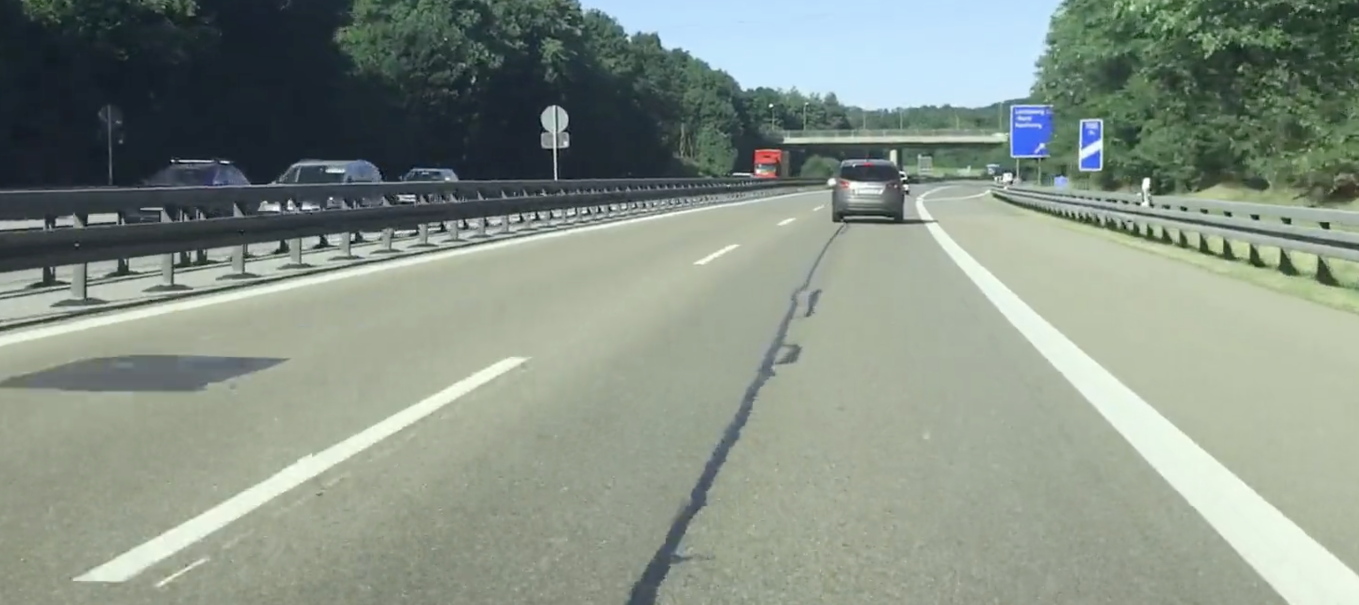
#> input picture basic-lane-line-detection-master/frame.png, 2718 x 1210 px, given in place of vi.mp4, which was not available (shown at 1/2 size)
$ python lane_line_detection.py
#> lines starting #> are read from the running program, lines starting #| are printed output that depends on the picture; after the words box and inside, x2 and y2 are one past the last pixel; in counts of white or black regions, pixels touching at a corner belong together; pictures that were not available may be replaced by others from this repository, and a replacement may not be noted
import cv2
import numpy as np

cap = cv2.VideoCapture("vi.mp4")
kernel = np.ones((5,5),np.uint8)

while cap.isOpened():
    ret, frame = cap.read()
#> frame is the input picture: shape (1210, 2718, 3); mean B, G, R 133.7, 145.2, 134.3
    resize = frame[300:800,300:1500]
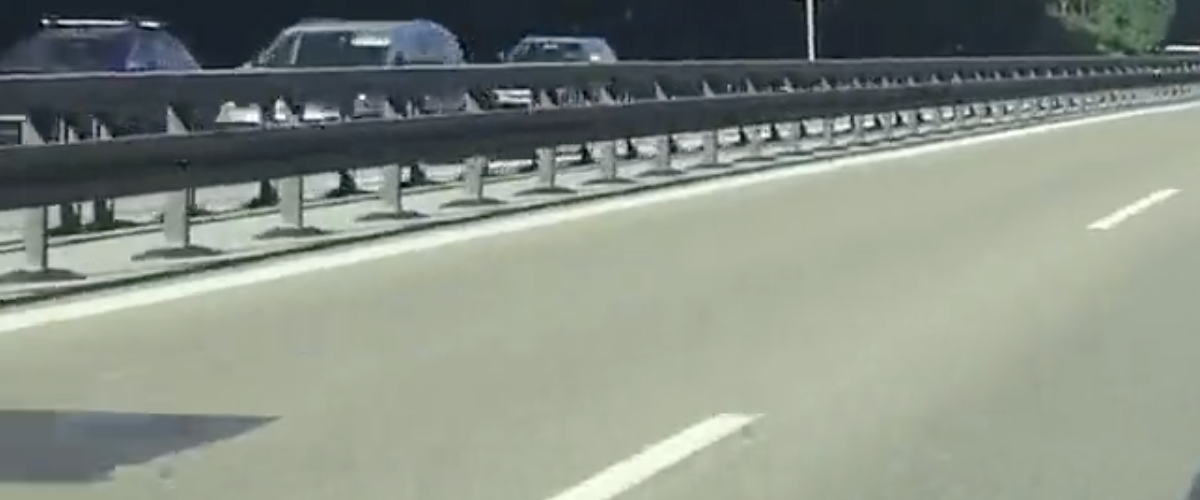
#> resize: shape (500, 1200, 3); mean B, G, R 132.2, 142.4, 134.6
    blur = cv2.GaussianBlur(resize, (5,5), 0)
    hls = cv2.cvtColor(blur, cv2.COLOR_BGR2HLS)
#> hls: shape (500, 1200, 3); mean of channels 0, 1, 2 62.6, 136, 31.2
    ret, th = cv2.threshold(hls, 127, 255, cv2.THRESH_BINARY)
#> th: shape (500, 1200, 3); mean of channels 0, 1, 2 0, 170.2, 1.5

    lower = np.array([0,102,51])
    upper = np.array([255,255,255])

    #for yellow
    #lower = np.array([18,94,140])
    #upper = np.array([48,255,255])

    mask = cv2.inRange(th, lower, upper)
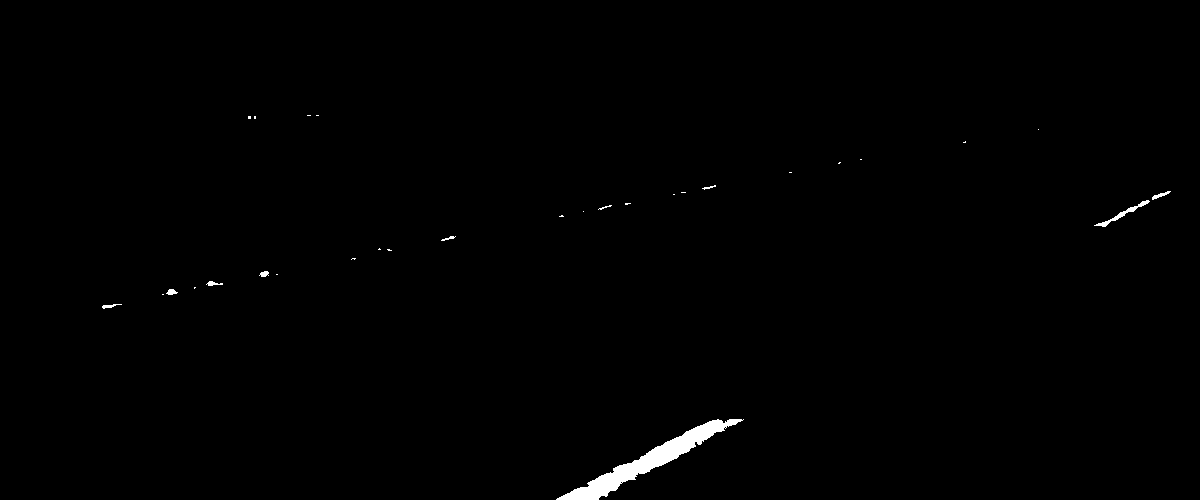
#> mask: shape (500, 1200); 0.59% white; 30 white regions (20 under 20 px), largest, box (x1, y1, x2, y2) and area: (556, 419, 744, 500) 2931, (1094, 200, 1150, 227) 217, (1152, 191, 1171, 200) 61
    edges = cv2.Canny(mask, 75, 150)
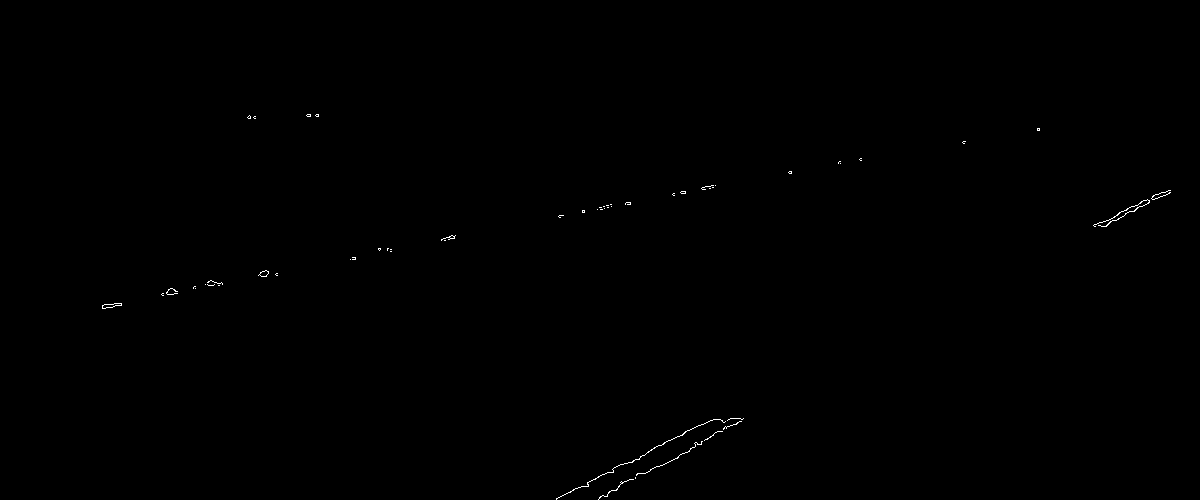
#> edges: shape (500, 1200); 0.15% white in thin lines or dots, all inside (x1, y1, x2, y2) = (102, 114, 1171, 500)
    edges = cv2.morphologyEx(mask, cv2.MORPH_OPEN, kernel)
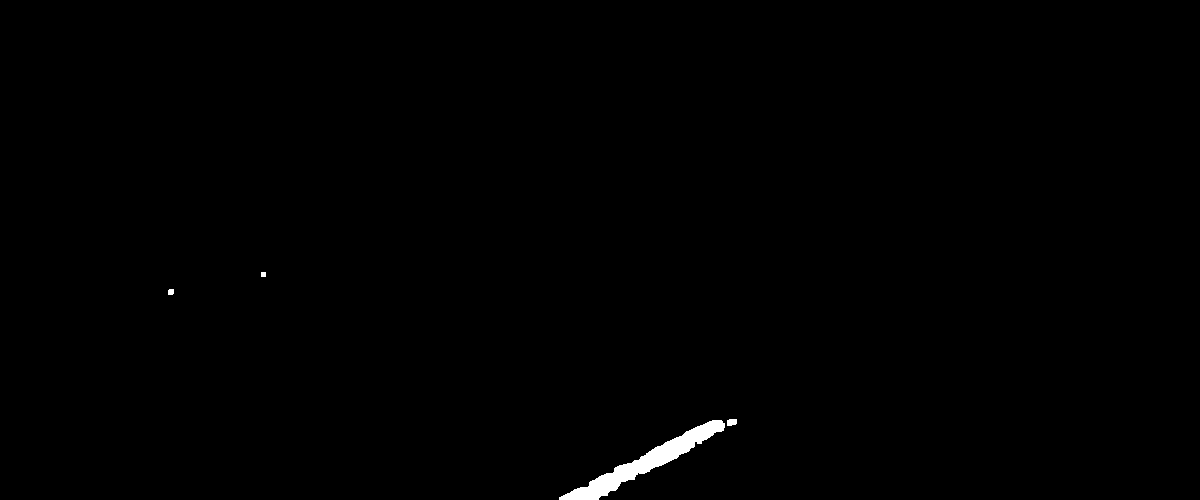
#> edges: shape (500, 1200); 0.49% white; 4 white regions, box (x1, y1, x2, y2) and area: (559, 420, 725, 500) 2810, (727, 419, 737, 426) 62, (168, 289, 174, 295) 34, (261, 272, 266, 277) 25
    lines = cv2.HoughLinesP(edges, 1, np.pi/180, 0, maxLineGap=100)
#> lines = 187 rows, first 6: [712, 435, 712, 420], [607, 495, 607, 473], [171, 294, 171, 289], [713, 434, 713, 420], [605, 495, 605, 474], [644, 473, 644, 455]

    if lines is not None:

        for line in lines:
            x, y, w, h = line[0]
            cv2.line(blur, (x,y),(w,h), (0,255,0), 4)
#> this loop made 187 passes
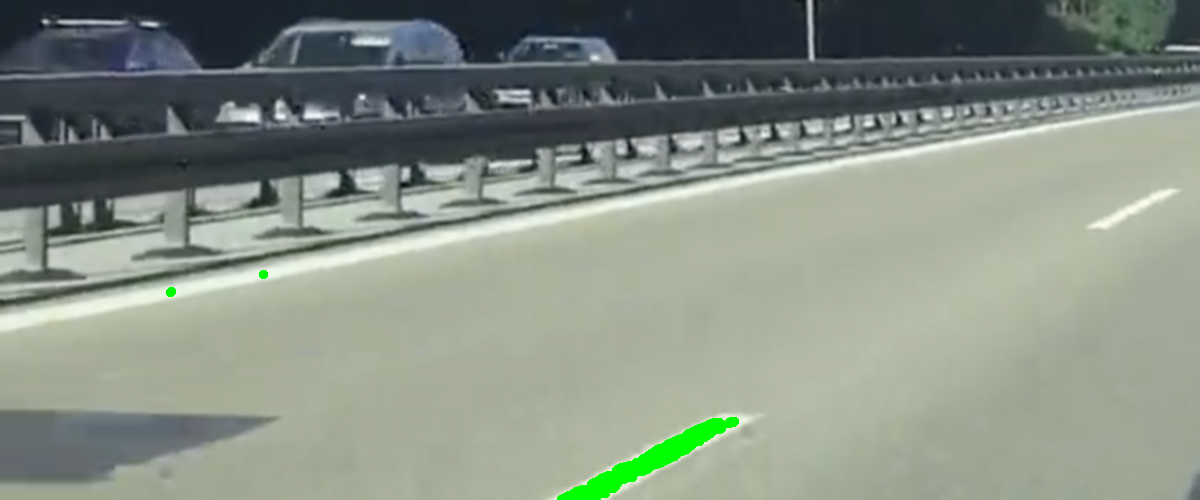
#> blur: shape (500, 1200, 3); mean B, G, R 130.7, 142.4, 133.1


    cv2.imshow("hls",hls)
    cv2.imshow("th",mask)
    cv2.imshow("test",blur)
    key = cv2.waitKey(30)
#> (key q is pressed here)
    if key == ord('q'):
        break
cap.release()
cv2.destroyAllWindows
